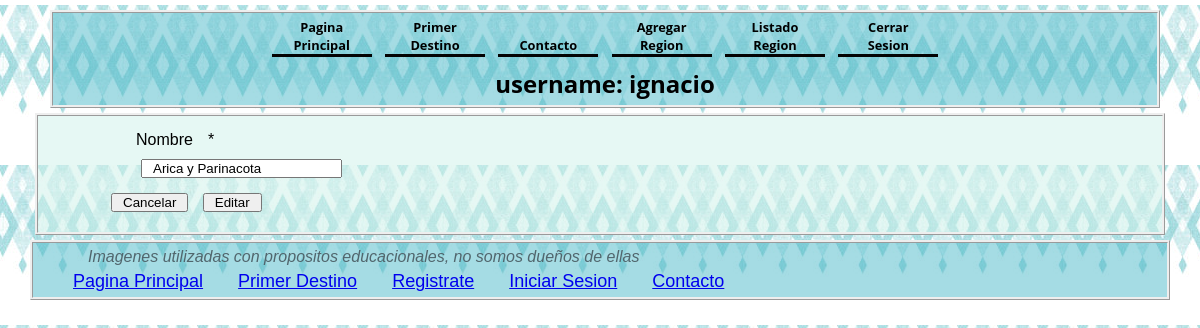
Page /modificar-region/1/ (signed in) on the earlier database version.
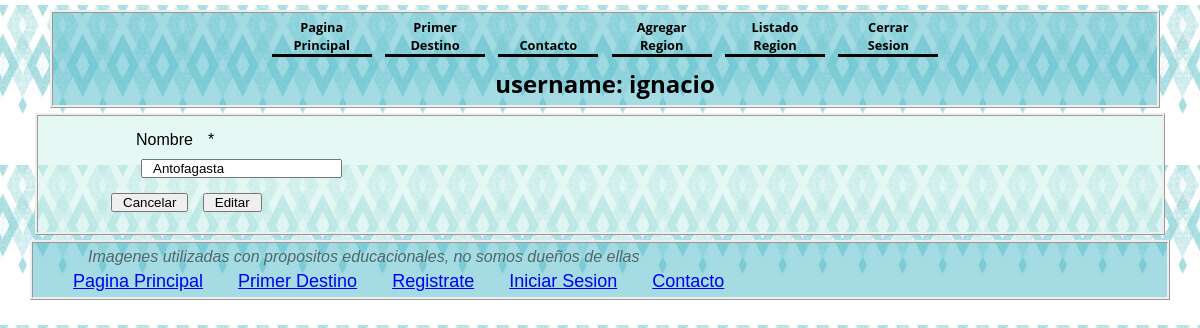
Same page on the later database version.
### turismo/models.py (models this page shows, shortened)
class Regiones(models.Model): #creacion de la tabla region
    id_region = models.AutoField(primary_key=True)
    nombre = models.CharField(max_length=200)

### turismo/views.py (the view)
# urls.py: path('modificar-region/<id>/', views.modificar_region, name= "modificar-region"),
@permission_required('turismo.change_regiones')
def modificar_region(request, id):
    region = get_object_or_404(Regiones, id_region=id)
    data = {
        'form' : RegionForm(instance=region)
    }
    if request.method == 'POST':
        formulario = RegionForm(data=request.POST, instance=region)
        if formulario.is_valid():
            formulario.save()
            return redirect(to="listar-region")
        data["form"] = formulario
    return render(request, 'turismo/region/modificar.html', data)

### turismo/form.py
class RegionForm(forms.ModelForm):
    class Meta:
        model = Regiones
        fields = '__all__'

### turismo/templates/turismo/region/modificar.html (shortened to what this page needs)
{% extends 'turismo/base.html'%}
{% load crispy_forms_tags %}
{% block contenido %}
<div class="card">
    <div class="card-body">
        <div class="row">
            <div class="col-12 col-md-6 offset-md-3">
                <form action="" method="POST" enctype="multipart/form-data">
                    {{ form | crispy}}
                    <input type="reset" value="Cancelar" class="btn btn_secondary">
                    <input type="submit" value="Editar" class="btn btn-primary">
                </form>
            </div>
        </div>
    </div>
</div>
{% endblock %}

Differences in the rows shown:
changed Regiones: nombre "Arica y Parinacota" → "Antofagasta"
